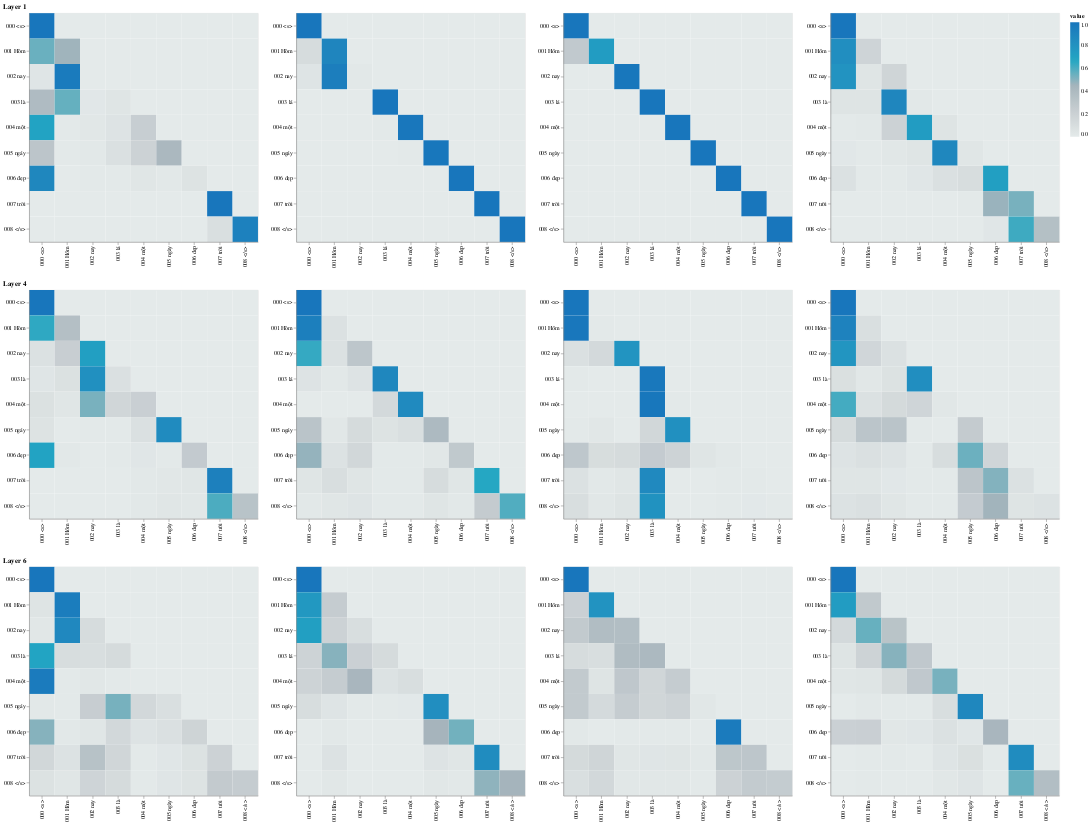

Notebook cell for this chart:
### Markdown cell above
## Decoder Self Attention

### Code cell
def viz_decoder_self():
    
    for model_name in ['vi_to_en_complete_softmax_3.pt', 'vi_to_en_complete_rela_3.pt', 'vi_to_en_complete_sparsemax_3.pt']:
        model_path = './models/'+ model_name
        start_time = time.time()
        gc.collect()
        torch.cuda.empty_cache()
    
        temp = [('Hôm nay là một ngày đẹp trời', 'Today is a beautiful day')] 

        model_data = torch.load(model_path)
        model, tgt_truth, tgt_pred, score, results = run_model_example(
            False,
            1, 
            0,
            model_data['train_iter'],
            model_data['val_iter'],
            temp,
    #         model_data['test_iter'],
            model_data['vocab_src'],
            model_data['vocab_tgt'],
            model_data['tokenizer_src'],
            model_data['tokenizer_tgt'],
            model_data['config'],
            model_data['params'],
            model_path,
        )

    
        example = results[len(results) - 1]  # batch object for the final example

        layer_viz = [
            visualize_layer(
                model,
                layer,
                get_decoder_self,
                len(example[1]),
                example[1],
                example[1],
            )
            for layer in range(6)
        ]
        return alt.hconcat(
            layer_viz[0]
    #         & layer_viz[1]
    #         & layer_viz[2]
            & layer_viz[3]
    #         & layer_viz[4]
            & layer_viz[5]
        )


    show_example(viz_decoder_self)
